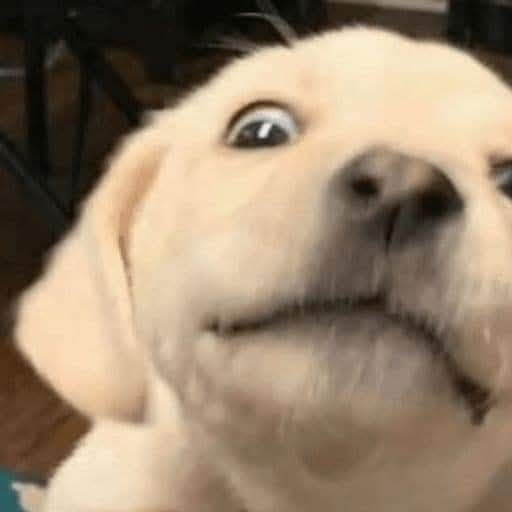
#> input picture lab2_1/image.jpg, 512 x 512 px
$ python bai3_3_filter_comparison.py
#> lines starting #> are read from the running program, lines starting #| are printed output that depends on the picture
import cv2
import numpy as np
import matplotlib.pyplot as plt

# --- Các bước thực hiện ---
# Bước 1: Đọc ảnh từ file
# Bước 2: Áp dụng các bộ lọc khác nhau (Mean, Gaussian, Median, Bilateral)
# Bước 3: Hiển thị ảnh gốc và tất cả các ảnh đã lọc để so sánh
# Bước 4: Chờ người dùng nhấn phím và đóng cửa sổ (hoặc dùng Matplotlib)

# Bước 1: Đọc ảnh
image_path = 'image.jpg'
img = cv2.imread(image_path)
#> img is the input picture: shape (512, 512, 3); mean B, G, R 109.1, 131.8, 151.5

if img is None:
    print(f"Lỗi: Không thể đọc ảnh từ đường dẫn: {image_path}")
else:
    print("Đang áp dụng các bộ lọc khác nhau để so sánh...")
    # --- Các tham số lọc ---
    ksize_5 = (5, 5)
    ksize_median = 5
    bilateral_d = 9
    bilateral_sigma = 75

    # --- Bước 2: Áp dụng các bộ lọc ---
    img_mean = cv2.blur(img, ksize_5)
    img_gaussian = cv2.GaussianBlur(img, ksize_5, sigmaX=0)
    img_median = cv2.medianBlur(img, ksize_median)
    img_bilateral = cv2.bilateralFilter(img, d=bilateral_d, sigmaColor=bilateral_sigma, sigmaSpace=bilateral_sigma)

    # --- Bước 3: Hiển thị bằng Matplotlib để dễ so sánh ---
    plt.figure(figsize=(12, 8)) # Kích thước cửa sổ đồ thị

    plt.subplot(2, 3, 1) # 2 hàng, 3 cột, vị trí 1
    plt.imshow(cv2.cvtColor(img, cv2.COLOR_BGR2RGB)) # Chuyển sang RGB cho Matplotlib
    plt.title('Ảnh Gốc')
    plt.axis('off') # Ẩn trục tọa độ

    plt.subplot(2, 3, 2)
    plt.imshow(cv2.cvtColor(img_mean, cv2.COLOR_BGR2RGB))
    plt.title(f'Mean Filter {ksize_5}')
    plt.axis('off')

    plt.subplot(2, 3, 3)
    plt.imshow(cv2.cvtColor(img_gaussian, cv2.COLOR_BGR2RGB))
    plt.title(f'Gaussian Filter {ksize_5}')
    plt.axis('off')

    plt.subplot(2, 3, 4)
    plt.imshow(cv2.cvtColor(img_median, cv2.COLOR_BGR2RGB))
    plt.title(f'Median Filter k={ksize_median}')
    plt.axis('off')

    plt.subplot(2, 3, 5)
    plt.imshow(cv2.cvtColor(img_bilateral, cv2.COLOR_BGR2RGB))
    plt.title(f'Bilateral d={bilateral_d}, s={bilateral_sigma}')
    plt.axis('off')

    plt.tight_layout() # Tự động điều chỉnh khoảng cách
    plt.show() # Hiển thị cửa sổ đồ thị
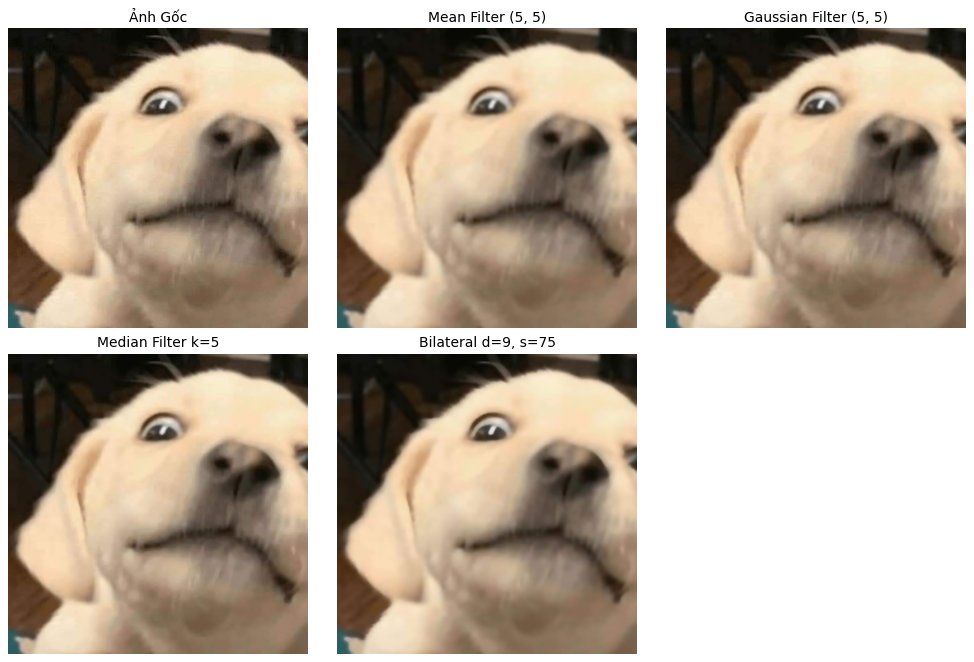
#> figure drawn by matplotlib, 5 panels

    # [10 lines of commented-out code are left out]
